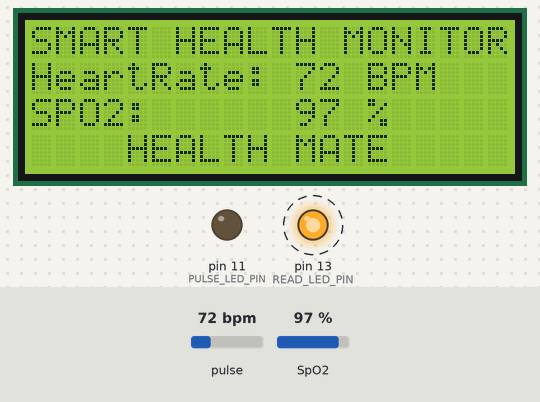
Bench run of a sketch on a simulated Arduino Uno, built with avr-gcc and run on an emulated ATmega328P. On the bench: 20×4 character LCD, output pins drawn as LEDs (lit = HIGH). Dashed ring = blinking. The inputs (shaded band) are chosen by the test bench; at power-on: SpO2 97 %, pulse 72 bpm. What the sketch prints to the serial monitor is not drawn.

Above: at 5.56 s.
5.8 s: SpO2 set to 100 %
At 7.56 s:
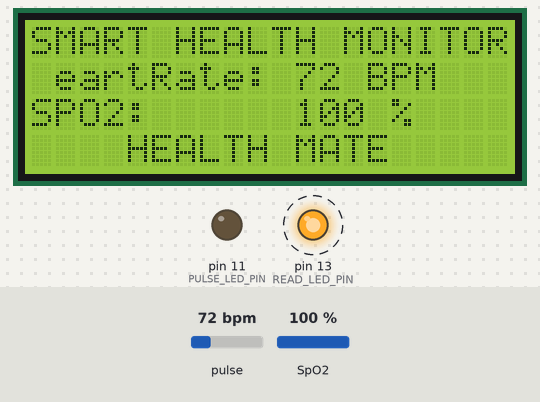
7.9 s: pulse set to 42 bpm
At 8.28 s:
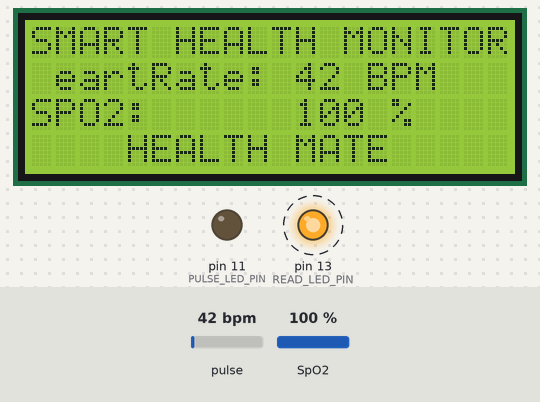
9.6 s: pulse set to 70 bpm
At 11.3 s:
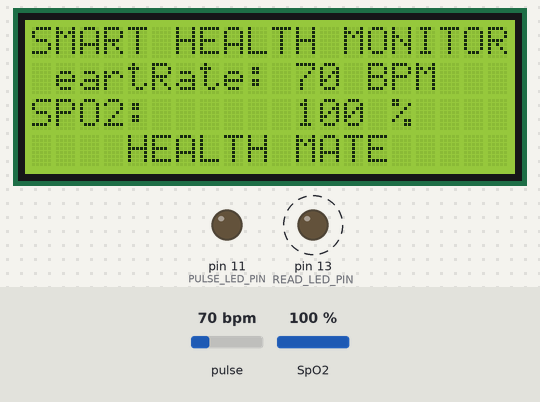
11.6 s: SpO2 set to 80 %
At 12.28 s:
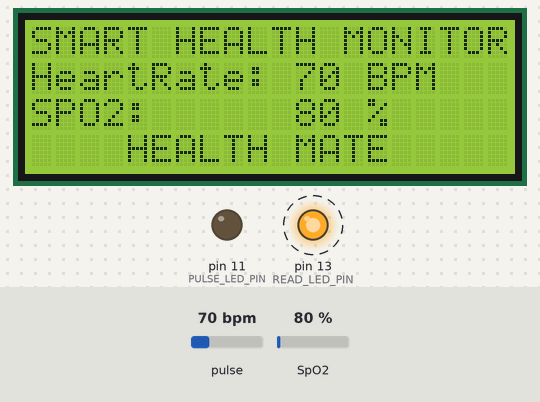
Timing chart, 0 to 14.6 s (numbered marks = the images above; inputs shaded):
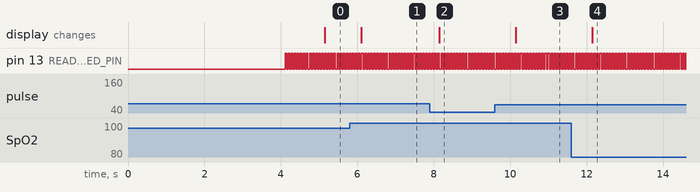

Measured:
- the behaviour switches between 99 and 100 % on SpO2 (found by bisection; images 0 and 1)
- after the input at 5.8 s, the display: changes after 0.31 s (image 1)
- after the input at 7.9 s, the display: changes after 0.25 s (image 2)
- after the input at 9.6 s, the display: changes after 0.55 s (image 3)
- after the input at 11.6 s, the display: changes after 0.55 s (image 4)

The sketch:

spo2_heart_rate.ino
```cpp
/*
 * MAX30102 / MAX30105 SpO2 & Heart Rate Monitor
 * Displays validated BPM and SpO2 readings on a 20x4 LCD and streams telemetry over Serial.
 */

#include <Wire.h>
#include <LiquidCrystal.h>
#include "MAX30105.h"
#include "spo2_algorithm.h"

constexpr uint8_t LCD_RS = 2, LCD_EN = 3, LCD_D4 = 4, LCD_D5 = 5, LCD_D6 = 6, LCD_D7 = 7;
constexpr uint8_t PULSE_LED_PIN = 11;
constexpr uint8_t READ_LED_PIN = 13;

LiquidCrystal lcd(LCD_RS, LCD_EN, LCD_D4, LCD_D5, LCD_D6, LCD_D7);
MAX30105 particleSensor;

#if defined(__AVR_ATmega328P__) || defined(__AVR_ATmega168__)
uint16_t irBuffer[100];
uint16_t redBuffer[100];
#else
uint32_t irBuffer[100];
uint32_t redBuffer[100];
#endif

int32_t bufferLength = 100;
int32_t spo2 = 0;
int8_t validSPO2 = 0;
int32_t heartRate = 0;
int8_t validHeartRate = 0;

void setup() {
  Serial.begin(115200);

  lcd.begin(20, 4);
  lcd.setCursor(0, 0);
  lcd.print("SMART HEALTH MONITOR");
  lcd.setCursor(0, 3);
  lcd.print("    HEALTH MATE     ");

  pinMode(PULSE_LED_PIN, OUTPUT);
  pinMode(READ_LED_PIN, OUTPUT);

  if (!particleSensor.begin(Wire, I2C_SPEED_FAST)) {
    Serial.println(F("MAX30105/MAX30102 not found. Check wiring/power."));
    lcd.setCursor(0, 1);
    lcd.print("Sensor Not Found!");
    while (1);
  }

  byte ledBrightness = 60;
  byte sampleAverage = 4;
  byte ledMode = 2;       // Red + IR
  byte sampleRate = 100;
  int pulseWidth = 411;
  int adcRange = 4096;

  particleSensor.setup(ledBrightness, sampleAverage, ledMode, sampleRate, pulseWidth, adcRange);
}

void loop() {
  // Initial 100-sample buffer
  for (byte i = 0; i < bufferLength; i++) {
    while (!particleSensor.available()) {
      particleSensor.check();
    }
    redBuffer[i] = particleSensor.getRed();
    irBuffer[i] = particleSensor.getIR();
    particleSensor.nextSample();
  }

  maxim_heart_rate_and_oxygen_saturation(
      irBuffer, bufferLength, redBuffer, &spo2, &validSPO2, &heartRate, &validHeartRate);

  while (true) {
    for (byte i = 25; i < 100; i++) {
      redBuffer[i - 25] = redBuffer[i];
      irBuffer[i - 25] = irBuffer[i];
    }

    for (byte i = 75; i < 100; i++) {
      while (!particleSensor.available()) {
        particleSensor.check();
      }
      digitalWrite(READ_LED_PIN, !digitalRead(READ_LED_PIN));

      redBuffer[i] = particleSensor.getRed();
      irBuffer[i] = particleSensor.getIR();
      particleSensor.nextSample();
    }

    maxim_heart_rate_and_oxygen_saturation(
        irBuffer, bufferLength, redBuffer, &spo2, &validSPO2, &heartRate, &validHeartRate);

    Serial.print(F("HR="));
    Serial.print(heartRate, DEC);
    Serial.print(F(", HRvalid="));
    Serial.print(validHeartRate, DEC);
    Serial.print(F(", SPO2="));
    Serial.print(spo2, DEC);
    Serial.print(F(", SPO2Valid="));
    Serial.println(validSPO2, DEC);

    lcd.setCursor(0, 1);
    if (validHeartRate == 1) {
      lcd.print("HeartRate: ");
      lcd.print(heartRate);
      lcd.print(" BPM   ");
    } else {
      lcd.print("HeartRate: -- BPM   ");
    }

    lcd.setCursor(0, 2);
    if (validSPO2 == 1) {
      lcd.print("SPO2:      ");
      lcd.print(spo2);
      lcd.print(" %     ");
    } else {
      lcd.print("SPO2:      -- %     ");
    }
  }
}
```
